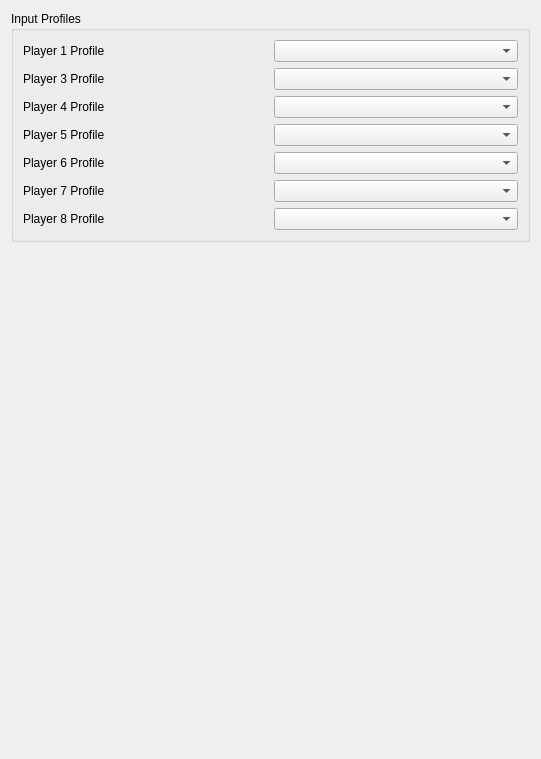
<?xml version="1.0" encoding="UTF-8"?>
<ui version="4.0">
 <class>ConfigureInputPerGame</class>
 <widget class="QWidget" name="PerGameInput">
  <property name="geometry">
   <rect>
    <x>0</x>
    <y>0</y>
    <width>541</width>
    <height>759</height>
   </rect>
  </property>
  <property name="windowTitle">
   <string>Form</string>
  </property>
  <property name="accessibleName">
   <string>Graphics</string>
  </property>
  <layout class="QVBoxLayout" name="verticalLayout_1">
   <item>
    <layout class="QVBoxLayout" name="verticalLayout_2">
     <property name="spacing">
      <number>0</number>
     </property>
     <item>
      <widget class="QGroupBox" name="groupBox">
       <property name="title">
        <string>Input Profiles</string>
       </property>
       <layout class="QVBoxLayout" name="verticalLayout_4">
        <item>
         <widget class="QWidget" name="player_1" native="true">
          <layout class="QHBoxLayout" name="input_profile_layout">
           <property name="leftMargin">
            <number>0</number>
           </property>
           <property name="topMargin">
            <number>0</number>
           </property>
           <property name="rightMargin">
            <number>0</number>
           </property>
           <property name="bottomMargin">
            <number>0</number>
           </property>
           <item>
            <widget class="QLabel" name="label_player_1">
             <property name="text">
              <string>Player 1 Profile</string>
             </property>
            </widget>
           </item>
           <item>
            <widget class="QComboBox" name="profile_player_1">
             <property name="sizePolicy">
              <sizepolicy hsizetype="Preferred" vsizetype="Fixed">
               <horstretch>0</horstretch>
               <verstretch>0</verstretch>
              </sizepolicy>
             </property>
            </widget>
           </item>
          </layout>
         </widget>
        </item>
        <item>
         <widget class="QWidget" name="player_3" native="true">
          <layout class="QHBoxLayout" name="input_profile_layout">
           <property name="leftMargin">
            <number>0</number>
           </property>
           <property name="topMargin">
            <number>0</number>
           </property>
           <property name="rightMargin">
            <number>0</number>
           </property>
           <property name="bottomMargin">
            <number>0</number>
           </property>
           <item>
            <widget class="QLabel" name="label_player_3">
             <property name="text">
              <string>Player 3 Profile</string>
             </property>
            </widget>
           </item>
           <item>
            <widget class="QComboBox" name="profile_player_3">
             <property name="sizePolicy">
              <sizepolicy hsizetype="Preferred" vsizetype="Fixed">
               <horstretch>0</horstretch>
               <verstretch>0</verstretch>
              </sizepolicy>
             </property>
            </widget>
           </item>
          </layout>
         </widget>
        </item>
        <item>
         <widget class="QWidget" name="player_4" native="true">
          <layout class="QHBoxLayout" name="input_profile_layout">
           <property name="leftMargin">
            <number>0</number>
           </property>
           <property name="topMargin">
            <number>0</number>
           </property>
           <property name="rightMargin">
            <number>0</number>
           </property>
           <property name="bottomMargin">
            <number>0</number>
           </property>
           <item>
            <widget class="QLabel" name="label_player_4">
             <property name="text">
              <string>Player 4 Profile</string>
             </property>
            </widget>
           </item>
           <item>
            <widget class="QComboBox" name="profile_player_4">
             <property name="sizePolicy">
              <sizepolicy hsizetype="Preferred" vsizetype="Fixed">
               <horstretch>0</horstretch>
               <verstretch>0</verstretch>
              </sizepolicy>
             </property>
            </widget>
           </item>
          </layout>
         </widget>
        </item>
        <item>
         <widget class="QWidget" name="player_5" native="true">
          <layout class="QHBoxLayout" name="input_profile_layout">
           <property name="leftMargin">
            <number>0</number>
           </property>
           <property name="topMargin">
            <number>0</number>
           </property>
           <property name="rightMargin">
            <number>0</number>
           </property>
           <property name="bottomMargin">
            <number>0</number>
           </property>
           <item>
            <widget class="QLabel" name="label_player_5">
             <property name="text">
              <string>Player 5 Profile</string>
             </property>
            </widget>
           </item>
           <item>
            <widget class="QComboBox" name="profile_player_5">
             <property name="sizePolicy">
              <sizepolicy hsizetype="Preferred" vsizetype="Fixed">
               <horstretch>0</horstretch>
               <verstretch>0</verstretch>
              </sizepolicy>
             </property>
            </widget>
           </item>
          </layout>
         </widget>
        </item>
        <item>
         <widget class="QWidget" name="player_6" native="true">
          <layout class="QHBoxLayout" name="input_profile_layout">
           <property name="leftMargin">
            <number>0</number>
           </property>
           <property name="topMargin">
            <number>0</number>
           </property>
           <property name="rightMargin">
            <number>0</number>
           </property>
           <property name="bottomMargin">
            <number>0</number>
           </property>
           <item>
            <widget class="QLabel" name="label_player_6">
             <property name="text">
              <string>Player 6 Profile</string>
             </property>
            </widget>
           </item>
           <item>
            <widget class="QComboBox" name="profile_player_6">
             <property name="sizePolicy">
              <sizepolicy hsizetype="Preferred" vsizetype="Fixed">
               <horstretch>0</horstretch>
               <verstretch>0</verstretch>
              </sizepolicy>
             </property>
            </widget>
           </item>
          </layout>
         </widget>
        </item>
        <item>
         <widget class="QWidget" name="player_7" native="true">
          <layout class="QHBoxLayout" name="input_profile_layout">
           <property name="leftMargin">
            <number>0</number>
           </property>
           <property name="topMargin">
            <number>0</number>
           </property>
           <property name="rightMargin">
            <number>0</number>
           </property>
           <property name="bottomMargin">
            <number>0</number>
           </property>
           <item>
            <widget class="QLabel" name="label_player_7">
             <property name="text">
              <string>Player 7 Profile</string>
             </property>
            </widget>
           </item>
           <item>
            <widget class="QComboBox" name="profile_player_7">
             <property name="sizePolicy">
              <sizepolicy hsizetype="Preferred" vsizetype="Fixed">
               <horstretch>0</horstretch>
               <verstretch>0</verstretch>
              </sizepolicy>
             </property>
            </widget>
           </item>
          </layout>
         </widget>
        </item>
        <item>
         <widget class="QWidget" name="player_8" native="true">
          <layout class="QHBoxLayout" name="input_profile_layout">
           <property name="leftMargin">
            <number>0</number>
           </property>
           <property name="topMargin">
            <number>0</number>
           </property>
           <property name="rightMargin">
            <number>0</number>
           </property>
           <property name="bottomMargin">
            <number>0</number>
           </property>
           <item>
            <widget class="QLabel" name="label_player_8">
             <property name="text">
              <string>Player 8 Profile</string>
             </property>
            </widget>
           </item>
           <item>
            <widget class="QComboBox" name="profile_player_8">
             <property name="sizePolicy">
              <sizepolicy hsizetype="Preferred" vsizetype="Fixed">
               <horstretch>0</horstretch>
               <verstretch>0</verstretch>
              </sizepolicy>
             </property>
            </widget>
           </item>
          </layout>
         </widget>
        </item>
       </layout>
      </widget>
     </item>
    </layout>
   </item>
   <item>
    <spacer name="verticalSpacer">
     <property name="orientation">
      <enum>Qt::Vertical</enum>
     </property>
     <property name="sizeHint" stdset="0">
      <size>
       <width>20</width>
       <height>40</height>
      </size>
     </property>
    </spacer>
   </item>
  </layout>
 </widget>
 <resources/>
 <connections/>
</ui>
